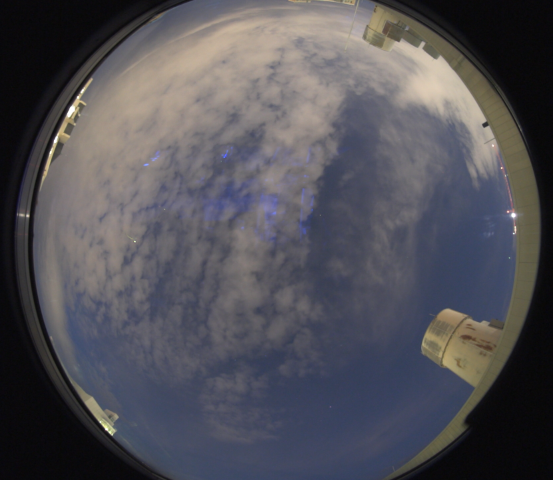
#> input picture corner_picters/recent_colour_average_buffer0.png, 553 x 480 px
$ python corner.py   (Python 2 division)
#> lines starting #> are read from the running program, lines starting #| are printed output that depends on the picture
#!/usr/bin/env python

import sys
from PIL import Image

SAMPLE_SIZE = 100
SAMPLE_RANGE = range(0,SAMPLE_SIZE)
REPLACE_PIXEL = (255,0,0)
BRIGHTNESS_THRESHOLD = 100

def main():

    imagePath = "recent_colour_average_buffer0.png"
    newImagePath = "out.png"
    im = Image.open(imagePath)
#> im is the input picture: PIL image 553x480 RGB; mean R, G, B 82, 80.7, 87
    pix = im.load()

    sample_count = (SAMPLE_SIZE * SAMPLE_SIZE) / 2

    photo_y_size, photo_x_size = im.size
#> photo_y_size = 553; photo_x_size = 480
    photo_x_size -= 1
#> photo_x_size = 479
    photo_y_size -= 1
#> photo_y_size = 552

    print "X Size: " + str(photo_x_size)
#| X Size: 479
    print "Y Size: " + str(photo_y_size)
#| Y Size: 552

    # NW
    nw_sum = 0
    column_count = SAMPLE_SIZE
    for row in SAMPLE_RANGE:
        print_out = ""
        column_sample = range(0,column_count)
        for column in column_sample:
            pixel = pix[row, column]
            im.putpixel((row, column), REPLACE_PIXEL)
            nw_sum += sum(pixel)
        column_count -= 1
#> after the loop, column_count = 0; nw_sum = 143868

    nw_avg = nw_sum / sample_count
#> nw_avg = 28
    print "NW AVG: %s" % nw_avg
#| NW AVG: 28

    # ne
    ne_sum = 0
    column_count = SAMPLE_SIZE
    for row in SAMPLE_RANGE:
        print_out = ""
        column_sample = range(0,column_count)
        for column in column_sample:
            pixel = pix[row, (photo_x_size - column)]
            im.putpixel((row, (photo_x_size - column)), REPLACE_PIXEL)
            ne_sum += sum(pixel)
        column_count -= 1
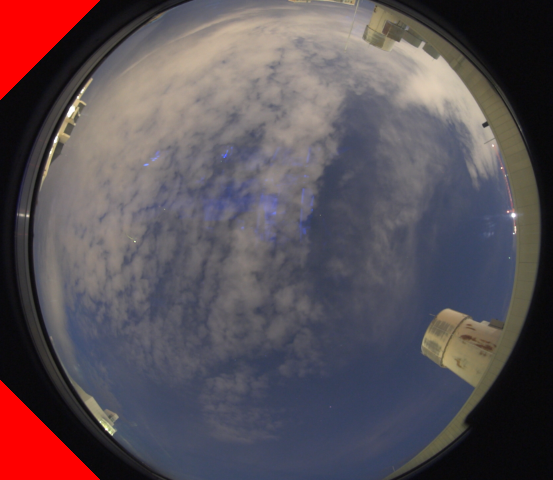
#> im: PIL image 553x480 RGB; mean R, G, B 91.4, 80.4, 86.6
#> after the loop, column_count = 0; ne_sum = 143002

    ne_avg = ne_sum / sample_count
#> ne_avg = 28
    print "NE AVG: %s" % ne_avg
#| NE AVG: 28

    # sw
    sw_sum = 0
    column_count = SAMPLE_SIZE
    for row in SAMPLE_RANGE:
        print_out = ""
        column_sample = range(0,column_count)
        for column in column_sample:
            pixel = pix[(photo_y_size - row), column]
            im.putpixel(((photo_y_size - row), column), REPLACE_PIXEL)
            sw_sum += sum(pixel)
        column_count -= 1
#> after the loop, column_count = 0; sw_sum = 138015

    sw_avg = sw_sum / sample_count
#> sw_avg = 27
    print "SW AVG: %s" % sw_avg
#| SW AVG: 27

    # se
    se_sum = 0
    column_count = SAMPLE_SIZE
    for row in SAMPLE_RANGE:
        print_out = ""
        column_sample = range(0,column_count)
        for column in column_sample:
            pixel = pix[(photo_y_size - row), (photo_x_size - column)]
            im.putpixel(((photo_y_size - row), (photo_x_size - column)), REPLACE_PIXEL)
            se_sum += sum(pixel)
        column_count -= 1
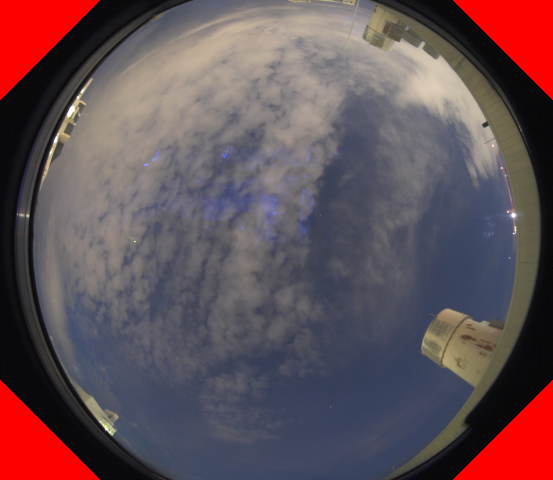
#> im: PIL image 553x480 RGB; mean R, G, B 100.7, 80.1, 86.2
#> after the loop, column_count = 0; se_sum = 133477

    se_avg = se_sum / sample_count
#> se_avg = 26
    print "SE AVG: %s" % se_avg
#| SE AVG: 26

    total_avg = (nw_avg + sw_avg + ne_avg + se_avg)/4
#> total_avg = 27
    print "Total Avg: %s" % total_avg
#| Total Avg: 27
    im.save(newImagePath)

    return 0

# Entry Point
#############################
if __name__ == "__main__":
    sys.exit(main())
#> (the program exits here)
